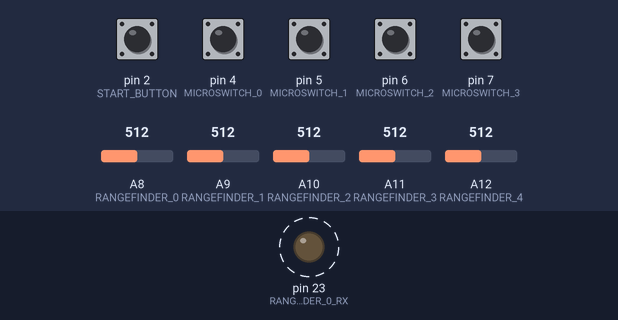
Simulated run of this sketch. Board: Arduino Mega 2560, built with avr-gcc and run on an emulated ATmega2560. On the bench: output pins drawn as LEDs (lit = HIGH). Dashed ring = blinking. Inputs (shaded band) come from the test bench; at power-on: pin 2 (START_BUTTON), pin 4 (MICROSWITCH_0), pin 5 (MICROSWITCH_1), pin 6 (MICROSWITCH_2), pin 7 (MICROSWITCH_3) HIGH, A8 (RANGEFINDER_0) = 512, A9 (RANGEFINDER_1) = 512, A10 (RANGEFINDER_2) = 512, A11 (RANGEFINDER_3) = 512, A12 (RANGEFINDER_4) = 512. What the sketch prints to the serial monitor is not drawn.

Above: at 0.55 s.
Timing chart, 0 to 3.3 s (numbered marks = the images above):
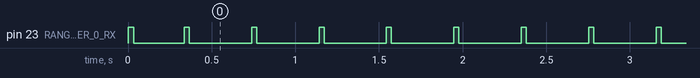

The sketch:

sensorTest.ino
```cpp
///////////////
// Libraries //
///////////////

#include <Wire.h>
#include "Adafruit_MotorShield.h"
//#include "utility/Adafruit_MS_PWMServoDriver.h"


/////////////////////
// Pin Definitions //
/////////////////////

// Microswitches
#define MICROSWITCH_0 4
#define MICROSWITCH_1 5
#define MICROSWITCH_2 6
#define MICROSWITCH_3 7

// Ultrasonic Rangefinders
#define RANGEFINDER_0 A8
#define RANGEFINDER_1 A9
#define RANGEFINDER_2 A10
#define RANGEFINDER_3 A11
#define RANGEFINDER_4 A12

// Rangefinder RX
#define RANGEFINDER_0_RX 23
#define RANGEFINDER_1_RX 25
#define RANGEFINDER_2_RX 27
#define RANGEFINDER_3_RX 29
#define RANGEFINDER_4_RX 31

// Start Button
#define START_BUTTON 2


///////////////////////////
// Rangefinder Variables //
///////////////////////////

int rangefinder0 = 0;
int rangefinder1 = 0;
int rangefinder2 = 0;
int rangefinder3 = 0;
int rangefinder4 = 0;


///////////////////////////
// Microswitch Variables //
///////////////////////////

int microswitch0 = 0;
int microswitch1 = 0;
int microswitch2 = 0;
int microswitch3 = 0;

int startButton = 0;


char formattedOutput[4];

void setup() {
    Serial.begin(9600);
    Serial2.begin(57600);

    // Initialize Microswitch Pins
    pinMode(MICROSWITCH_0, INPUT_PULLUP);
    pinMode(MICROSWITCH_1, INPUT_PULLUP);
    pinMode(MICROSWITCH_2, INPUT_PULLUP);
    pinMode(MICROSWITCH_3, INPUT_PULLUP);

    // Initialize Start Button Pin (also initializes restart)
    pinMode(START_BUTTON, INPUT_PULLUP);

    pinMode(RANGEFINDER_0_RX, OUTPUT);

    digitalWrite(RANGEFINDER_0_RX, 1);
    delay(35);
    digitalWrite(RANGEFINDER_0_RX, 0);

    delay(300);
}

void loop() {
    //////////////////
    // Rangefinders //
    //////////////////

    digitalWrite(RANGEFINDER_0_RX, HIGH);
    delay(30);
    digitalWrite(RANGEFINDER_0_RX, LOW);
    delay(50);

    rangefinder0 = (analogRead(RANGEFINDER_0) - 3) / 2 + 3;
    Serial2.print("R0:");
    Serial2.println(rangefinder0);

    digitalWrite(RANGEFINDER_1_RX, HIGH);
    delay(30);
    digitalWrite(RANGEFINDER_1_RX, LOW);
    delay(50);

    rangefinder1 = (analogRead(RANGEFINDER_1) - 3) / 2 + 3;
    Serial2.print("R1:");
    Serial2.println(rangefinder1);

    digitalWrite(RANGEFINDER_2_RX, HIGH);
    delay(30);
    digitalWrite(RANGEFINDER_2_RX, LOW);
    delay(50);

    rangefinder2 = (analogRead(RANGEFINDER_2) - 3) / 2 + 3;
    Serial2.print("R2:");
    Serial2.println(rangefinder2);

    digitalWrite(RANGEFINDER_3_RX, HIGH);
    delay(30);
    digitalWrite(RANGEFINDER_3_RX, LOW);
    delay(50);

    rangefinder3 = (analogRead(RANGEFINDER_3) - 3) / 2 + 3;
    Serial2.print("R3:");
    Serial2.println(rangefinder3);

    digitalWrite(RANGEFINDER_4_RX, HIGH);
    delay(30);
    digitalWrite(RANGEFINDER_4_RX, LOW);
    delay(50);

    rangefinder4 = (analogRead(RANGEFINDER_4) - 3) / 2 + 3;
    Serial2.print("R4:");
    Serial2.println(rangefinder4);


    ///////////////////
    // Microswitches //
    ///////////////////

    // Read microswitch values
    microswitch0 = digitalRead(MICROSWITCH_0);
    microswitch1 = digitalRead(MICROSWITCH_1);
    microswitch2 = digitalRead(MICROSWITCH_2);
    microswitch3 = digitalRead(MICROSWITCH_3);
    startButton = digitalRead(START_BUTTON);

    // Microswitch 0
    Serial.print("   US0: ");
    Serial.print(microswitch0);
    Serial2.print("U0:");
    Serial2.println(microswitch0);

    // Microswitch 1
    Serial.print("  US1: ");
    Serial.print(microswitch1);
    Serial2.print("U1:");
    Serial2.println(microswitch1);

    // Microswitch 2
    Serial.print("  US2: ");
    Serial.print(microswitch2);
    Serial2.print("U2:");
    Serial2.println(microswitch2);

    // Microswitch 3
    Serial.print("  US3: ");
    Serial.print(microswitch3);
    Serial2.print("U3:");
    Serial2.println(microswitch3);

    // Start button
    Serial.print("   SB: ");
    Serial.println(startButton);

    Serial2.print("D:Debug test ");
    Serial2.println(millis());
}
```

Measured:
- by itself, pin 23 (RANGEFINDER_0_RX): alternates HIGH for 0.03 s and LOW for 0.37 s
